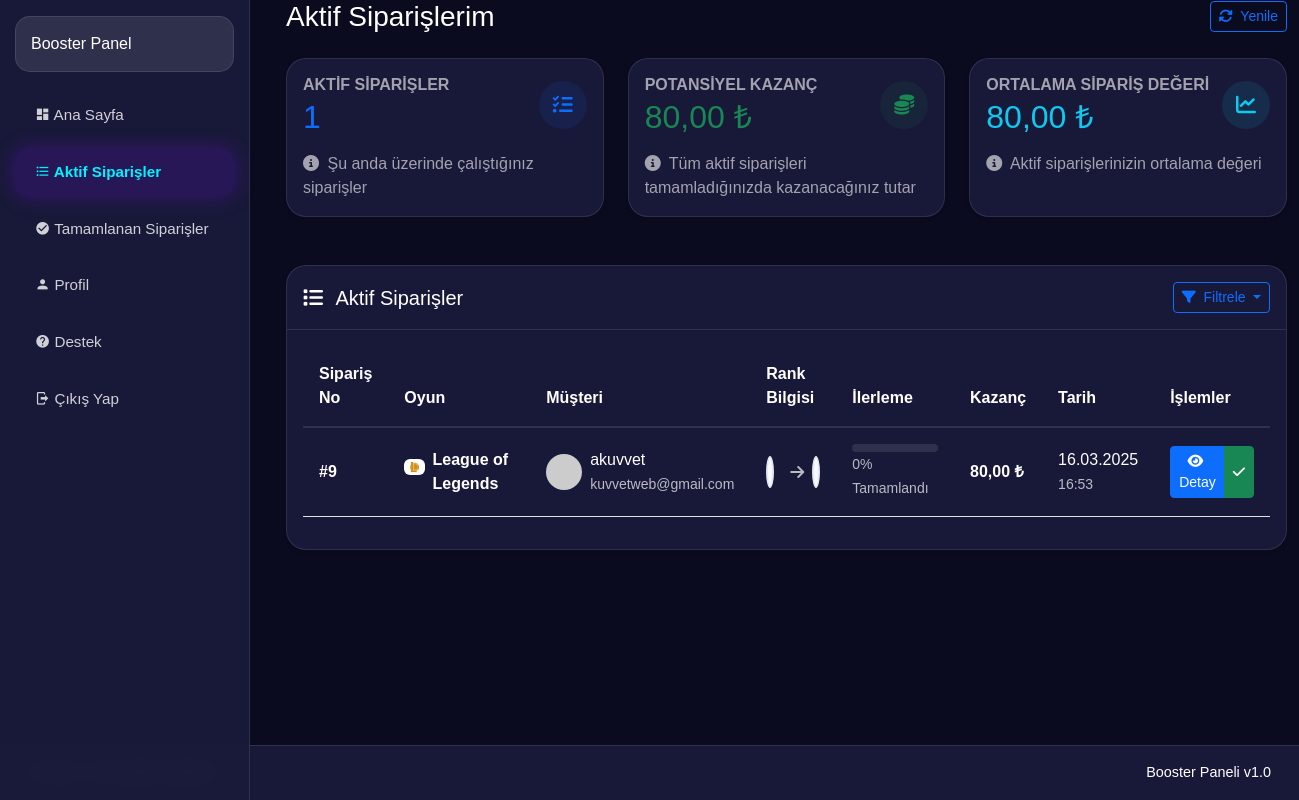
The app's page /Elo-Dosyalar/booster/orders.php (signed in) with its own data.
### tables this page shows
CREATE TABLE `orders` (
  `id` int NOT NULL,
  `user_id` int NOT NULL,
  `game_id` int NOT NULL,
  `current_rank_id` int NOT NULL,
  `target_rank_id` int NOT NULL,
  `booster_id` int DEFAULT NULL,
  `price` decimal(10,2) NOT NULL,
  `notes` text,
  `status` enum('pending','in_progress','completed','cancelled') NOT NULL DEFAULT 'pending',
  `progress` int NOT NULL DEFAULT '0',
  `created_at` timestamp NULL DEFAULT CURRENT_TIMESTAMP,
  `updated_at` timestamp NULL DEFAULT CURRENT_TIMESTAMP ON UPDATE CURRENT_TIMESTAMP,
  `completed_at` timestamp NULL DEFAULT NULL,
  `priority` tinyint(1) DEFAULT '0',
  `streaming` tinyint(1) DEFAULT '0',
  `extra_options` text,
  `base_price` decimal(10,2) NOT NULL DEFAULT '0.00',
  `total_price` decimal(10,2) NOT NULL DEFAULT '0.00',
  `booster_earnings` decimal(10,2) DEFAULT '0.00'
);

CREATE TABLE `games` (
  `id` int NOT NULL,
  `name` varchar(50) NOT NULL,
  `description` text,
  `image` varchar(255) DEFAULT NULL,
  `status` enum('active','inactive') NOT NULL DEFAULT 'active',
  `created_at` timestamp NULL DEFAULT CURRENT_TIMESTAMP,
  `updated_at` timestamp NULL DEFAULT CURRENT_TIMESTAMP ON UPDATE CURRENT_TIMESTAMP
);

CREATE TABLE `users` (
  `id` int NOT NULL,
  `username` varchar(50) NOT NULL,
  `email` varchar(100) NOT NULL,
  `password` varchar(255) NOT NULL,
  `role` enum('admin','booster','user') NOT NULL DEFAULT 'user',
  `balance` decimal(10,2) NOT NULL DEFAULT '0.00',
  `status` enum('active','inactive') NOT NULL DEFAULT 'active',
  `created_at` timestamp NULL DEFAULT CURRENT_TIMESTAMP,
  `updated_at` timestamp NULL DEFAULT CURRENT_TIMESTAMP ON UPDATE CURRENT_TIMESTAMP
);

CREATE TABLE `ranks` (
  `id` int NOT NULL,
  `game_id` int NOT NULL,
  `name` varchar(50) NOT NULL,
  `value` int NOT NULL,
  `image` varchar(255) DEFAULT NULL,
  `price` decimal(10,2) NOT NULL DEFAULT '0.00',
  `created_at` timestamp NULL DEFAULT CURRENT_TIMESTAMP,
  `updated_at` timestamp NULL DEFAULT CURRENT_TIMESTAMP ON UPDATE CURRENT_TIMESTAMP
);

CREATE TABLE `settings` (
  `id` int NOT NULL,
  `key` varchar(50) NOT NULL,
  `value` text,
  `created_at` timestamp NULL DEFAULT CURRENT_TIMESTAMP,
  `updated_at` timestamp NULL DEFAULT CURRENT_TIMESTAMP ON UPDATE CURRENT_TIMESTAMP
);

### Elo-Dosyalar/includes/functions.php (called while the page is built, shortened)
<?php
function getSetting($key) {
    global $conn;
    try {
        $stmt = $conn->prepare("SELECT value FROM settings WHERE `key` = ?");
        $stmt->execute([$key]);
        return $stmt->fetchColumn();
    } catch (PDOException $e) {
        return null;
    }
}
?>

### Elo-Dosyalar/booster/orders.php (the view, shortened to what this page needs)
<?php
require_once '../includes/config.php';
require_once '../includes/functions.php';
try {
    $sql = "
        SELECT o.*,
               g.name as game_name, g.image as game_image,
               u.username as user_username, u.email as user_email,
               cr.name as current_rank, cr.image as current_rank_image,
               tr.name as target_rank, tr.image as target_rank_image,
               0 as unread_messages
        FROM orders o
        JOIN games g ON o.game_id = g.id
        JOIN users u ON o.user_id = u.id
        LEFT JOIN ranks cr ON o.current_rank_id = cr.id
        LEFT JOIN ranks tr ON o.target_rank_id = tr.id
        WHERE o.booster_id = ? AND o.status = 'in_progress'
        ORDER BY o.created_at DESC
    ";
    $stmt = $conn->prepare($sql);
    $stmt->execute([$_SESSION['user_id']]);
    $orders = $stmt->fetchAll(PDO::FETCH_ASSOC);
    $stmt = $conn->prepare("
        SELECT COUNT(*) FROM orders
        WHERE booster_id = ? AND status = 'in_progress'
    ");
    $stmt->execute([$_SESSION['user_id']]);
    $total_orders = $stmt->fetchColumn();
    $stmt = $conn->prepare("
        SELECT SUM(price) as total_potential
        FROM orders
        WHERE booster_id = ? AND status = 'in_progress'
    ");
    $stmt->execute([$_SESSION['user_id']]);
    $total_potential = $stmt->fetchColumn() ?: 0;
    $commission_rate = (float)getSetting('commission_rate') ?: 20;
    $booster_rate = 100 - $commission_rate;
    $total_potential = $total_potential * $booster_rate / 100;
} catch(PDOException $e) {
    $_SESSION['error'] = "Siparişler getirilirken bir hata oluştu: " . $e->getMessage();
    $orders = [];
    $total_orders = 0;
    $total_potential = 0;
}
require_once 'includes/header.php';
?>
<div class="container-fluid">
    <div class="d-sm-flex align-items-center justify-content-between mb-4">
        <h1 class="h3 mb-0 text-gray-800">Aktif Siparişlerim</h1>
        <div>
            <button type="button" class="btn btn-sm btn-outline-primary" id="refreshOrders">
                <i class="fas fa-sync-alt me-1"></i> Yenile
            </button>
        </div>
    </div>
    <div class="row mb-4">
        <div class="col-xl-4 col-md-6 mb-4">
            <div class="card border-0 shadow-sm h-100">
                <div class="card-body">
                    <div class="d-flex justify-content-between align-items-center">
                        <div>
                            <h6 class="text-muted text-uppercase fw-semibold mb-1">Aktif Siparişler</h6>
                            <h2 class="mb-0 text-primary"><?php echo $total_orders; ?></h2>
                        </div>
                        <div class="icon-circle bg-primary bg-opacity-10">
                            <i class="fas fa-tasks text-primary"></i>
                        </div>
                    </div>
                    <div class="mt-3">
                        <span class="text-sm text-muted">
                            <i class="fas fa-info-circle me-1"></i> Şu anda üzerinde çalıştığınız siparişler
                        </span>
                    </div>
                </div>
            </div>
        </div>
        <div class="col-xl-4 col-md-6 mb-4">
            <div class="card border-0 shadow-sm h-100">
                <div class="card-body">
                    <div class="d-flex justify-content-between align-items-center">
                        <div>
                            <h6 class="text-muted text-uppercase fw-semibold mb-1">Potansiyel Kazanç</h6>
                            <h2 class="mb-0 text-success"><?php echo number_format($total_potential, 2, ',', '.'); ?> ₺</h2>
                        </div>
                        <div class="icon-circle bg-success bg-opacity-10">
                            <i class="fas fa-coins text-success"></i>
                        </div>
                    </div>
                    <div class="mt-3">
                        <span class="text-sm text-muted">
                            <i class="fas fa-info-circle me-1"></i> Tüm aktif siparişleri tamamladığınızda kazanacağınız tutar
                        </span>
                    </div>
                </div>
            </div>
        </div>
        <div class="col-xl-4 col-md-12 mb-4">
            <div class="card border-0 shadow-sm h-100">
                <div class="card-body">
                    <div class="d-flex justify-content-between align-items-center">
                        <div>
                            <h6 class="text-muted text-uppercase fw-semibold mb-1">Ortalama Sipariş Değeri</h6>
                            <h2 class="mb-0 text-info">
                                <?php
                                    $avg = $total_orders > 0 ? $total_potential / $total_orders : 0;
                                    echo number_format($avg, 2, ',', '.');
                                ?> ₺
                            </h2>
                        </div>
                        <div class="icon-circle bg-info bg-opacity-10">
                            <i class="fas fa-chart-line text-info"></i>
                        </div>
                    </div>
                    <div class="mt-3">
                        <span class="text-sm text-muted">
                            <i class="fas fa-info-circle me-1"></i> Aktif siparişlerinizin ortalama değeri
                        </span>
                    </div>
                </div>
            </div>
        </div>
    </div>
    <div class="card border-0 shadow-sm mb-4">
        <div class="card-header bg-transparent py-3">
            <div class="d-flex justify-content-between align-items-center">
                <h5 class="mb-0">
                    <i class="fas fa-list me-2"></i> Aktif Siparişler
                </h5>
                <div class="btn-group">
                    <button type="button" class="btn btn-sm btn-outline-primary dropdown-toggle" data-bs-toggle="dropdown">
                        <i class="fas fa-filter me-1"></i> Filtrele
                    </button>
                </div>
            </div>
        </div>
        <div class="card-body">
            <?php if (empty($orders)): ?>
                <div class="text-center py-5">
                    <img src="../assets/img/no-data.svg" alt="Sipariş Yok" class="mb-3" style="width: 200px; opacity: 0.7;">
                    <h4 class="text-muted">Aktif Sipariş Bulunmuyor</h4>
                    <p class="text-muted">Şu anda size atanmış aktif bir sipariş bulunmamaktadır.</p>
                    <p class="text-muted">Veritabanında <?php echo $total_orders; ?> aktif sipariş var, ancak görüntülenemiyor.</p>
                </div>
            <?php else: ?>
                <div class="table-responsive">
                    <table class="table table-hover align-middle" id="ordersTable">
                        <thead class="table-light">
                            <tr>
                                <th>Sipariş No</th>
                                <th>Oyun</th>
                                <th>Müşteri</th>
                                <th>Rank Bilgisi</th>
                                <th>İlerleme</th>
                                <th>Kazanç</th>
                                <th>Tarih</th>
                                <th>İşlemler</th>
                            </tr>
                        </thead>
                        <tbody>
                            <?php foreach ($orders as $order): ?>
                                <tr class="order-row <?php echo $order['unread_messages'] > 0 ? 'has-message' : ''; ?> <?php echo $order['progress'] > 0 ? 'has-progress' : ''; ?>">
                                    <td>
                                        <span class="fw-bold">#<?php echo $order['id']; ?></span>
                                    </td>
                                    <td>
                                        <div class="d-flex align-items-center">
                                            <?php if ($order['game_image']): ?>
                                                <div class="avatar-sm me-2">
                                                    <img src="../<?php echo htmlspecialchars($order['game_image']); ?>"
                                                         alt="<?php echo htmlspecialchars($order['game_name']); ?>"
                                                         class="img-fluid rounded">
                                                </div>
                                            <?php endif; ?>
                                            <div>
                                                <div class="fw-bold"><?php echo htmlspecialchars($order['game_name']); ?></div>
                                            </div>
                                        </div>
                                    </td>
                                    <td>
                                        <div class="d-flex align-items-center">
                                            <div class="avatar-sm me-2">
                                                <img src="https://ui-avatars.com/api/?name=<?php echo urlencode($order['user_username']); ?>&background=random"
                                                     class="img-fluid rounded-circle">
                                            </div>
                                            <div>
                                                <span class="d-block"><?php echo htmlspecialchars($order['user_username']); ?></span>
                                                <small class="text-muted"><?php echo htmlspecialchars($order['user_email']); ?></small>
                                            </div>
                                        </div>
                                    </td>
                                    <td>
                                        <div class="d-flex align-items-center">
                                            <?php if ($order['current_rank_image']): ?>
                                                <div class="rank-badge me-2">
                                                    <img src="../<?php echo htmlspecialchars($order['current_rank_image']); ?>"
                                                         alt="" class="img-fluid" style="width: 32px; height: 32px;">
                                                </div>
                                            <?php endif; ?>
                                            <i class="fas fa-arrow-right text-muted mx-2"></i>
                                            <?php if ($order['target_rank_image']): ?>
                                                <div class="rank-badge">
                                                    <img src="../<?php echo htmlspecialchars($order['target_rank_image']); ?>"
                                                         alt="" class="img-fluid" style="width: 32px; height: 32px;">
                                                </div>
                                            <?php endif; ?>
                                        </div>
                                    </td>
                                    <td style="width: 150px;">
                                        <div class="progress" style="height: 8px;">
                                        </div>
                                        <small class="text-muted"><?php echo $order['progress']; ?>% Tamamlandı</small>
                                    </td>
                                    <td>
                                        <div class="fw-bold text-success">
                                            <?php
                                                $booster_amount = $order['price'] * $booster_rate / 100;
                                                echo number_format($booster_amount, 2, ',', '.');
                                            ?> ₺
                                        </div>
                                    </td>
                                    <td>
                                        <div>
                                            <span class="d-block"><?php echo date('d.m.Y', strtotime($order['created_at'])); ?></span>
                                            <small class="text-muted"><?php echo date('H:i', strtotime($order['created_at'])); ?></small>
                                        </div>
                                    </td>
                                    <td>
                                        <div class="btn-group">
                                            <a href="order.php?id=<?php echo $order['id']; ?>"
                                               class="btn btn-sm btn-primary">
                                                <i class="fas fa-eye me-1"></i> Detay
                                            </a>
                                            <button type="button" class="btn btn-sm btn-success"
                                                    onclick="completeOrder(<?php echo $order['id']; ?>)">
                                                <i class="fas fa-check"></i>
                                            </button>
                                        </div>
                                    </td>
                                </tr>
                            <?php endforeach; ?>
                        </tbody>
                    </table>
                </div>
            <?php endif; ?>
        </div>
    </div>
</div>
<?php require_once 'includes/footer.php'; ?>

### records on screen
orders: id "9", game.image (picture), game.name "League of Legends", user.username "akuvvet", user.email "kuvvetweb@gmail.com", current_rank.image (picture), target_rank.image (picture), progress "0", price.value "80,00", created_at "16.03.2025", created_at "16:53"

### other values on screen
$total_orders "1"
$total_potential "80,00"
$avg "80,00"
